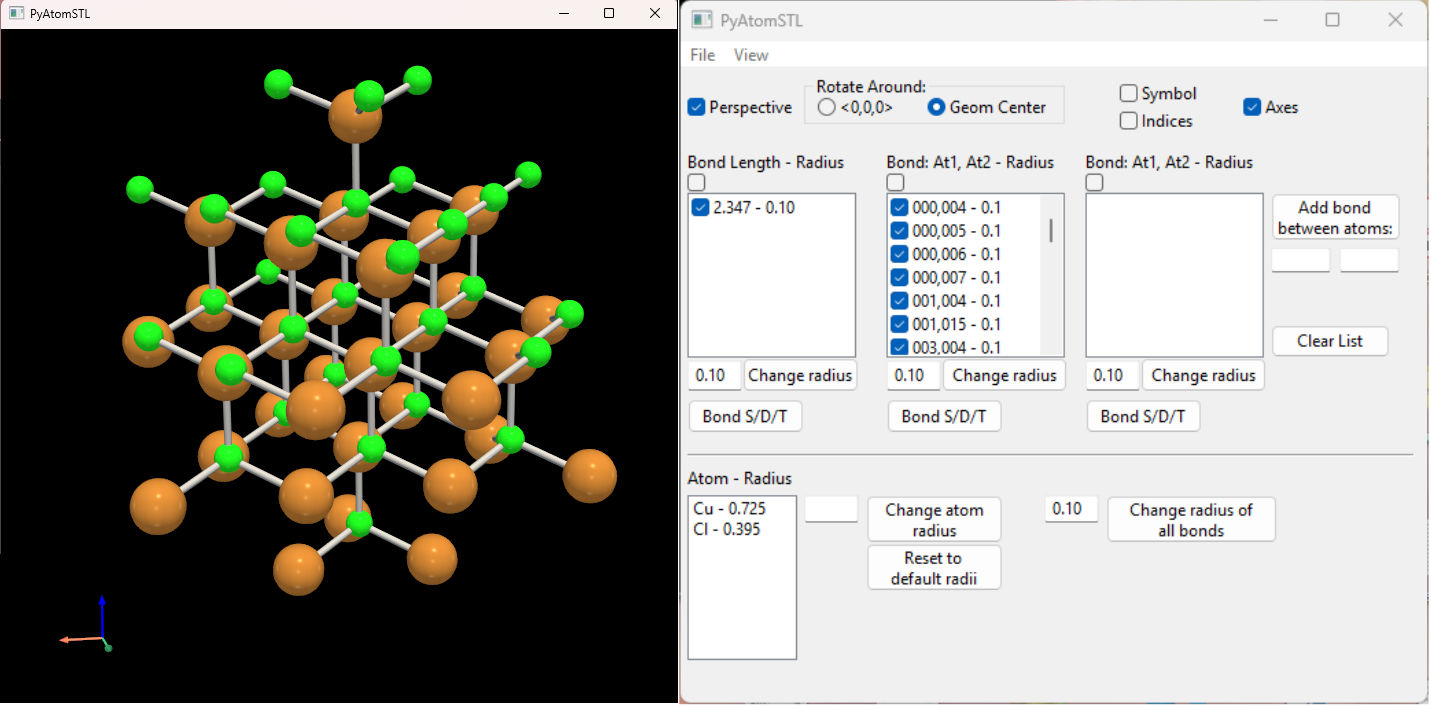

Source code (Python):
import pyvista as pv
from ChemFun import *
import wx
import re as re
import numpy as np
import vtkmodules.vtkRenderingCore as vtk_core
import sys
import os
from Atom_panel import PyAtomSTLFrame

plotter = pv.Plotter(title = 'PyAtomSTL')
plotter.set_background('black')
plotter.enable_lightkit()
plotter.add_axes()

Resolution = 48

REG1 = r'^(\d+),(\d+)\s-\s(\d*\.?\d*)\s*([DT]*)$'
REG2 = r'^([a-zA-Z]+)'+3*r'\s+(\-?\d*\.?\d*e?\-?\d*)'+r'\s*$'
REG3 = r'^(\d*\.?\d*)\s*-\s*(\d*\.?\d*)\s*([DT]*)$'
REG5 = r'^'+3*r'(\-?\d*\.?\d*e?\-?\d*)\s+'+'([A-Z][a-z]*)'
REG6 = r'^(\d+)\s+(\d+)\s+(\d+)'
rgb = (1.0, 1.0, 1.0)

class Atom():
    def __init__(self, ind, sym, pos):
        self.indice = (str(ind)).zfill(3)
        self.simbolo = sym
        self.posicionVis = np.array([float(k) for k in pos])
        self.colorVis = GetColor(sym)
        self.radio = GetRadius(sym) / 2

def ClearPlot(event):
    ui.Ne.Clear()
    DrawBonds(None)

def ChangeView(event):
    plotter.camera.disable_parallel_projection() if ui.View.Value else plotter.camera.enable_parallel_projection()
    
def NewBond(event):
    if ui.T1.Value != ui.T2.Value and str(ui.T1.Value).isdigit() and str(ui.T2.Value).isdigit():
        t = str(ui.T1.Value).zfill(3) + ',' + str(ui.T2.Value).zfill(3)
        t1 = set([str(ui.T1.Value).zfill(3), str(ui.T2.Value).zfill(3)])
        
        k1 = [set((h.split(' - ')[0]).split(',')) for h in ui.En.GetStrings()]
        k2 = [set((h.split(' - ')[0]).split(',')) for h in ui.Ne.GetStrings()]
        if (t1 in k1) or (t1 in k2):
            dlg = wx.MessageDialog(ui.panel, 'That bound is already in the system.', 'PyAtomSTL', wx.OK | wx.ICON_INFORMATION)
            dlg.ShowModal()
            dlg.Destroy()
        else:
            t = t + ' - 0.10'
            ui.Ne.Append(t)
            ui.Ne.SetCheckedStrings([t])
            DrawBonds(None)

def DrawBonds(event):
    if 'enlaces_moleculares' in list(plotter.actors.keys()):
        plotter.remove_actor('enlaces_moleculares',render = False)
    C = []
    for n in [ui.En.GetCheckedStrings(), ui.Ne.GetCheckedStrings()]:
        for z1 in n:
            [e0, e1, r, d] = [f(x) for f, x in zip([int, int, float, str], [re.search(REG1, z1).group(h) for h in range(1, 5)])]
            k1, k2 = Atoms[e0].posicionVis, Atoms[e1].posicionVis
            centro = (k1 + k2) / 2.0
            direccion = k2 - k1
            longitud = np.linalg.norm(direccion)
            
            per = np.array([direccion[2], 0, -direccion[0]])
            if np.linalg.norm(per) != 0:
                per = per / np.linalg.norm(per)
                
            if d == 'D':
                Cil = pv.Cylinder(center=centro + per*1.2*r, direction=direccion, height=longitud, radius=r,resolution=Resolution)
                C.append(Cil.extract_surface(algorithm='dataset_surface'))
                Cil = pv.Cylinder(center=centro - per*1.2*r, direction=direccion, height=longitud, radius=r,resolution=Resolution)
                C.append(Cil.extract_surface(algorithm='dataset_surface'))
            elif d == 'T':
                Cil = pv.Cylinder(center=centro, direction=direccion, height=longitud, radius=r,resolution=Resolution)
                C.append(Cil.extract_surface(algorithm='dataset_surface'))
                Cil = pv.Cylinder(center=centro + per*3.0*r, direction=direccion, height=longitud, radius=r,resolution=Resolution)
                C.append(Cil.extract_surface(algorithm='dataset_surface'))
                Cil = pv.Cylinder(center=centro - per*3.0*r, direction=direccion, height=longitud, radius=r,resolution=Resolution)
                C.append(Cil.extract_surface(algorithm='dataset_surface'))
            else:
                Cil = pv.Cylinder(center=centro, direction=direccion, height=longitud, radius=r,resolution=Resolution)
                C.append(Cil.extract_surface(algorithm='dataset_surface'))
    C = pv.MultiBlock(C)

    plotter.add_mesh(
        C, render = False,color='white',
        smooth_shading=True,
        name='enlaces_moleculares'
    )
    
def UpdatetPAS():
    global Atoms
    DrawBonds(None)

def Repeated():
    k1 = [set((h.split(' - ')[0]).split(',')) for h in ui.En.GetStrings()]
    k2 = [set((h.split(' - ')[0]).split(',')) for h in ui.Ne.GetStrings()]
    R = [i for i, h2 in enumerate(k2) if h2 in k1]
    R.sort(reverse = True)
    return R

def RenderVista():
    global Atoms,esfera,puntos
    fs = 20; fi = 15
    plotter.enable_lightkit()

    posiciones = np.array([a.posicionVis for a in Atoms])
    radios = np.array([a.radio for a in Atoms])
    colores = np.array([a.colorVis for a in Atoms], dtype=np.uint8)

    puntos = pv.PolyData(posiciones)

    puntos['radios']  = radios
    puntos['colores'] = colores

    esfera = pv.Sphere(radius = 1.0, theta_resolution = Resolution, phi_resolution = Resolution)

    glifos_atomos = puntos.glyph(geom  = esfera, scale = 'radios', orient = False, tolerance = 0.0)

    plotter.add_mesh(
        glifos_atomos,
        render = False,
        scalars = 'colores',  
        rgb = True,                  
        smooth_shading = True,       
        ambient = 0.3,
        specular = 0.5,
        name = 'atomos'   
    )

    for a in Atoms:
        pos_simbolo = a.posicionVis + np.array([a.radio * 1.25,  a.radio * 1.25, 0])
        pos_indice =  a.posicionVis + np.array([a.radio * 1.25, -a.radio * 1.25, 0])
        
        sim_texto = vtk_core.vtkBillboardTextActor3D()
        sim_texto.SetInput(a.simbolo)
        sim_texto.SetPosition(pos_simbolo)
        
        texto = vtk_core.vtkBillboardTextActor3D()
        texto.SetInput(str(a.indice))  
        texto.SetPosition(pos_indice)
        
        p_sim = sim_texto.GetTextProperty()
        p_sim.SetFontSize(fs)      
        p_sim.SetColor(1.0, 1.0, 1.0) 
        p_sim.SetJustificationToCentered()  
        p_sim.BoldOn()
        p_sim.ShadowOn()
        
        p_idx = texto.GetTextProperty()
        p_idx.SetFontSize(fi)      
        p_idx.SetColor(1.0, 1.0, 1.0) 
        p_idx.SetJustificationToCentered()  

        plotter.add_actor(sim_texto, name = f'S_{a.indice}_{a.simbolo}',render = False)
        plotter.add_actor(texto, name = f'I_{a.indice}_{a.simbolo}',render = False)

def RenewAtoms():
    global Atoms, esfera, puntos

    radios = np.array([a.radio for a in Atoms])
    puntos['radios'] = radios
    glifos_atomos = puntos.glyph(geom = esfera, scale='radios', orient=False, tolerance=0.0)

    plotter.add_mesh(
        glifos_atomos,
        render = False,
        scalars='colores',
        rgb=True,
        smooth_shading=True,
        ambient=0.3,
        specular=0.5,
        name='atomos'
    )

    for n in list(plotter.actors.keys()):
        if n.startswith('S_') or n.startswith('I_'):
            i = int(n.split('_')[1])
            pos_simbolo = Atoms[i].posicionVis + np.array([Atoms[i].radio * 1.25, Atoms[i].radio * 1.25, 0])
            pos_indice  = Atoms[i].posicionVis + np.array([Atoms[i].radio * 1.25, -Atoms[i].radio * 1.25, 0])

            k = pos_simbolo if n.startswith('S_') else pos_indice
            plotter.actors[n].SetPosition(*k)
        
def Update(SD, Dis, rad_en):
    global CM, muestra, Atoms

    Z = []
    for sd, r, D in zip(SD, rad_en, Dis):
        Enlaces = []
        for i in Atoms:
            for j in Atoms:
                if abs(np.linalg.norm(i.posicionVis - j.posicionVis) - D) < D / 100:
                    Enlaces.append(frozenset([i.indice, j.indice]))
        Enlaces = [list(e) for e in list(set(Enlaces))]
        for e in Enlaces:
            Z.append(str(e[0]) + ',' + str(e[1]) + ' - ' + str(r) + sd)

    Z.sort()
    ui.En.Clear()
    ui.En.Append(Z)
    ui.En.SetCheckedItems(range(len(Z)))

    for r in Repeated(): ui.Ne.Delete(r)

    if muestra:
        CM = np.array([0.0, 0.0, 0.0])
        for a in Atoms:
            CM = CM + a.posicionVis
        CM = CM / len(Atoms)
        plotter.clear()
        RenderVista()
        DrawBonds(None)

def setorigin(event):
    global CM
    plotter.camera.focal_point = [0.0, 0.0, 0.0] if ui.R1.GetValue() else [CM[0], CM[1], CM[2]]
    plotter.render()

def UpdateSelection(event):
    Z = ui.K.GetCheckedStrings()
    K0 = [re.search(REG3, k).group(3) for k in Z]
    K1 = [float(re.search(REG3, k).group(1)) for k in Z]
    K2 = [float(re.search(REG3, k).group(2)) for k in Z]
    Update(K0, K1, K2)
    
def ActLabels(event):
    Ms, Mi = ui.M1.GetValue(), ui.M2.GetValue()
    for n in list(plotter.actors.keys()):
        if n.startswith('S_'): plotter.actors[n].visibility = Ms
        if n.startswith('I_'): plotter.actors[n].visibility = Mi
    plotter.render()  

def ActAxis(event):
    plotter.add_axes() if ui.Ej.GetValue() else plotter.hide_axes()

def Start(name):
    global DisStr, Atoms, muestra
    plotter.render_window.SetWindowName(f'PyAtomSTL - {name}')
    muestra = 0; LA = []
    for a in [a.strip() for a in list(open(name, 'r'))]:
        if re.search(REG2, a):
            res = re.search(REG2, a)
            LA.append([res.group(1), [float(res.group(i)) for i in range(2, 5)]])
    Atoms = [Atom(i, a[0], a[1]) for i, a in enumerate(LA)]
    Distancias = []
    for i in Atoms:
        disT = []
        for j in Atoms:
            if i.indice != j.indice:
                disT.append(round(np.linalg.norm(i.posicionVis - j.posicionVis), 3))
        disT.sort(); mk = disT[0]
        disT = [k for k in disT if k <= 1.5 * mk]
        Distancias.extend(disT)
    Distancias = list(set(Distancias))
    Distancias.sort()
    DisStr = [str(t) + ' - 0.10' for t in Distancias]


def StartMOL(name):
    global DisStr, Atoms, muestra
    plotter.render_window.SetWindowName(f'PyAtomSTL - {name}')
    muestra = 0; LA = []; Emol = []
    A = [a.strip() for a in list(open(name, 'r'))]
    for a in A:
        if re.search(REG5, a):
            res = re.search(REG5, a)
            LA.append([res.group(4), [float(res.group(i)) for i in range(1, 4)]])
        if re.search(REG6, a) and len(LA) != 0:
            res = re.search(REG6, a)
            e1 = str(int(res.group(1)) - 1)
            e2 = str(int(res.group(2)) - 1)
            Emol.append(e1.zfill(3) + ',' + e2.zfill(3) + ' - 0.1 ' + ['', '', 'D', 'T'][int(res.group(3))])
    Atoms = [Atom(i, a[0], a[1]) for i, a in enumerate(LA)]
    Distancias = []
    for i in Atoms:
        disT = []
        for j in Atoms:
            if i.indice != j.indice:
                disT.append(round(np.linalg.norm(i.posicionVis - j.posicionVis), 3))
        disT.sort(); mk = disT[0]
        disT = [k for k in disT if k <= 1.5 * mk]
        Distancias.extend(disT)
    Distancias = list(set(Distancias))
    Distancias.sort()
    DisStr = [str(t) + ' - 0.10' for t in Distancias]
    return Emol

def Depurate():
    global muestra
    R = []; Repetidos = []; K1 = ui.K.GetItems()
    for i, k in enumerate(K1):
        ui.K.SetCheckedItems([i])
        UpdateSelection(None)
        E1 = ui.En.GetItems()
        ya = 0
        for r in R:
            if E1[0] in r:
                Repetidos.append(i)
                ya = 1; break
        if ya == 0: R.append(E1)
    ui.K.Clear()
    for i, k in enumerate(K1):
        if i not in Repetidos: ui.K.Append(k)
    muestra = 1


def STL(nam):

    malla_atomos = plotter.actors['atomos'].mapper.dataset
    malla_enlaces = (
        plotter.actors['enlaces_moleculares']
        .mapper.dataset.combine()
    )

    if malla_atomos is None or malla_enlaces is None:
        dlg = wx.MessageDialog(
            ui.panel,
            'Exporting is not possible',
            'PyAtomSTL',
            wx.OK | wx.ICON_INFORMATION
        )
        dlg.ShowModal()
        dlg.Destroy()
        return

    # Combinar átomos y enlaces
    malla_final = malla_atomos.merge(
        malla_enlaces,
        merge_points=True
    )

    # Extraer la superficie y preparar las caras triangulares
    malla_final = (
        malla_final
        .extract_surface(algorithm='geometry')
        .triangulate()
        .clean()
    )

    # Exportar STL binario con normales recalculadas
    malla_final.save(
        nam,
        binary=True,
        recompute_normals=True
    )

    dlg = wx.MessageDialog(
        ui.panel,
        f'{nam} file ready!!',
        'PyAtomSTL',
        wx.OK | wx.ICON_INFORMATION
    )
    dlg.ShowModal()
    dlg.Destroy()

def STL_1(nam):

    malla_atomos = plotter.actors['atomos'].mapper.dataset
    malla_enlaces = plotter.actors['enlaces_moleculares'].mapper.dataset.combine()

    if malla_atomos and malla_enlaces:
        malla_final = malla_atomos.merge(malla_enlaces).extract_surface(algorithm='dataset_surface')
    else:
        dlg = wx.MessageDialog(ui.panel, 'Exporting is not possible', 'PyAtomSTL', wx.OK | wx.ICON_INFORMATION)
        dlg.ShowModal()
        dlg.Destroy()
        return
    malla_final.save(nam)

    dlg = wx.MessageDialog(ui.panel, f'{nam} file ready!!', 'PyAtomSTL', wx.OK | wx.ICON_INFORMATION)
    dlg.ShowModal()
    dlg.Destroy()

def CRadius(event):
    k = ui.At.GetString(ui.At.GetSelection())
    k = k.split(' - ')
    ui.Ar.Value = k[1]

def CRadiusB(event):
    B_id = event.GetEventObject().GetName()
    k = ui.DicFun1[B_id].GetString(ui.DicFun1[B_id].GetSelection()).replace(' D', '')
    k = k.replace(' T', '')
    k = k.split(' - ')
    ui.DicTxt1[B_id].Value = k[1]

def ActAllBonds(event):
    re_val = ui.RE.Value.strip()
    
    seK = ui.K.GetCheckedItems()
    K1 = [k.split(' - ')[0] + ' - ' + re_val for k in ui.K.GetItems()]
    ui.K.SetItems(K1)
    ui.K.SetCheckedItems(seK)

    seK = ui.En.GetCheckedItems()
    K1 = [k.split(' - ')[0] + ' - ' + re_val for k in ui.En.GetItems()]
    ui.En.SetItems(K1)
    ui.En.SetCheckedItems(seK)

    seK = ui.Ne.GetCheckedItems()
    K1 = [k.split(' - ')[0] + ' - ' + re_val for k in ui.Ne.GetItems()]
    ui.Ne.SetItems(K1)
    ui.Ne.SetCheckedItems(seK)
    
    DrawBonds(None)

def ChangeRadius(event):
    try:
        k = ui.At.GetString(ui.At.GetSelection())
        k = k.split(' - ')
        ui.At.SetString(ui.At.GetSelection(), k[0] + ' - ' + str(float(ui.Ar.Value)))
        for a in Atoms:
            if a.simbolo == k[0]: a.radio = float(ui.Ar.Value)
        RenewAtoms()
    except:
        dlg = wx.MessageDialog(ui.panel, 'You must highlight an entry in the list\nand provide a valid radius.', 'PyAtomSTL', wx.OK | wx.ICON_INFORMATION)
        dlg.ShowModal()
        dlg.Destroy()

def ChangeRadiusE(event):
    global muestra
    try:
        B_id = event.GetEventObject().GetName()
        h = ui.DicFun1[B_id].GetString(ui.DicFun1[B_id].GetSelection())
        dt = (h.strip())[-1] if ('D' in h or 'T' in h) else ''
        k = h.split(' - ')
        ui.DicFun1[B_id].SetString(ui.DicFun1[B_id].GetSelection(), k[0] + ' - ' + str(float(ui.DicTxt1[B_id].Value)) + ' ' + dt) 
        muestra = False
        if B_id == 'CR1': UpdateSelection(None)
        DrawBonds(None)
        muestra = True
    except:
        dlg = wx.MessageDialog(ui.panel, 'You must highlight one entry from the list!', 'PyAtomSTL', wx.OK | wx.ICON_INFORMATION)
        dlg.ShowModal()
        dlg.Destroy()

def DSE(event):
    global muestra
    try:
        B_id = event.GetEventObject().GetName()
        k = ui.DicFun1[B_id].GetString(ui.DicFun1[B_id].GetSelection())
        if 'D' in k:
            ui.DicFun1[B_id].SetString(ui.DicFun1[B_id].GetSelection(), k.replace('D', 'T'))
        elif 'T' in k:
            ui.DicFun1[B_id].SetString(ui.DicFun1[B_id].GetSelection(), k.replace('T', ''))
        else:
            ui.DicFun1[B_id].SetString(ui.DicFun1[B_id].GetSelection(), k + ' D')
        muestra = False
        if B_id == 'CR1': UpdateSelection(None)
        DrawBonds(None)
        muestra = True
    except:
        dlg = wx.MessageDialog(ui.panel, 'You must highlight one entry from the list!', 'PyAtomSTL', wx.OK | wx.ICON_INFORMATION)
        dlg.ShowModal()
        dlg.Destroy()

def STLG(event):
    global path
    #nam = re.search(r'(^[A-Z]:)*(\\.+)*\\(.+)\..+', path).group(3)
    nam = os.path.splitext(os.path.basename(path))[0]
    fileDialog = wx.FileDialog(ui.panel, "Save STL file", wildcard="STL file (*.stl)|*.stl", style=wx.FD_SAVE | wx.FD_OVERWRITE_PROMPT)
    fileDialog.SetFilename(nam)
    if fileDialog.ShowModal() == wx.ID_CANCEL: return
    path = fileDialog.GetPath()
    STL(path)

def XYZR(event):
    global DisStr, path
    fileDialog = wx.FileDialog(ui.panel, "Load XYZ file", wildcard="XYZ file (*.xyz)|*.xyz", style=wx.FD_OPEN | wx.FD_FILE_MUST_EXIST)
    if fileDialog.ShowModal() == wx.ID_CANCEL: return
    ui.RE.Value = '0.10'
    path = fileDialog.GetPath()
    Start(path)
    ui.K.SetItems(DisStr)
    ui.En.SetItems([])
    ui.Ne.SetItems([])
    Depurate()
    ui.K.SetCheckedItems([0])
    RadiiList()
    UpdateSelection(None)
    
def MOLR(event):
    global DisStr, path
    fileDialog = wx.FileDialog(ui.panel, "Load MOL file", wildcard="MOL file (*.mol)|*.mol", style=wx.FD_OPEN | wx.FD_FILE_MUST_EXIST)
    if fileDialog.ShowModal() == wx.ID_CANCEL: return
    ui.RE.Value = '0.10'
    path = fileDialog.GetPath()
    Emol = StartMOL(path)
    ui.K.SetItems(DisStr)
    ui.En.SetItems([])
    Depurate()
    ui.Ne.SetItems(Emol)
    ui.Ne.SetCheckedItems(range(len(ui.Ne.GetStrings())))
    RadiiList()
    UpdateSelection(None)

def RadiiList():
    AtS = []; ui.At.SetItems([])
    for a in Atoms:
        if a.simbolo not in AtS:
            ui.At.Append(a.simbolo + ' - ' + str(a.radio))
            AtS.append(a.simbolo)

def Originals(event):
    for a in Atoms: a.radio = GetRadius(a.simbolo) / 2.0
    RadiiList()
    RenewAtoms()

def LoadPAS(event):
    global path, muestra, Atoms
    fileDialog = wx.FileDialog(ui.panel, "Load PAS file", wildcard='PAS file (*.pas)|*.pas', style=wx.FD_OPEN | wx.FD_FILE_MUST_EXIST)
    if fileDialog.ShowModal() == wx.ID_CANCEL: return
    path = fileDialog.GetPath()
    ui.K.Clear(); ui.En.Clear(); ui.Ne.Clear(); ui.At.Clear()
    Atoms = []
    archivo = list(open(path, 'r'))
    for a in archivo:
        k = a.split(',')
        if k[0] == '@1':
            res = re.search(r'<(\-?\d*\.?\d*e?\-?\d*),\s?(\-?\d*\.?\d*e?\-?\d*),\s?(\-?\d*\.?\d*e?\-?\d*)', a)
            r1, r2, r3 = float(res.group(1)), float(res.group(2)), float(res.group(3))
            Atoms.append(Atom(int(k[1]), k[2], [r1, r2, r3]))
        if k[0] == '@2':
            ui.At.Append(k[1] + ' - ' + k[2])
            for atom in Atoms:
                if atom.simbolo == k[1]: atom.radio = float(k[2])
        if k[0] == '@3':
            ui.K.Append(k[1] + ' - ' + k[2] + k[3])
        if k[0] == '@4':
            res = re.search(r'\((.*)\)', k[1])
            ui.K.SetCheckedItems([int(h) for h in res.group(1).split()])
        if k[0] == '@5':
            ui.En.Append(k[1].zfill(3) + ',' + k[2].zfill(3) + ' - ' + k[3] + ' ' + k[4])
        if k[0] == '@6':
            res = re.search(r'\((.*)\)', k[1])
            ui.En.SetCheckedItems([int(h) for h in res.group(1).split()])
        if k[0] == '@7':
            ui.Ne.Append(k[1].zfill(3) + ',' + k[2].zfill(3) + ' - ' + k[3] + ' ' + k[4])
        if k[0] == '@8':
            res = re.search(r'\((.*)\)', k[1])
            ui.Ne.SetCheckedItems([int(h) for h in res.group(1).split()])
    UpdatetPAS()
    ui.K.Enabled = True

def SavePAS(event):
    global path
    #nam = re.search(r'(^[A-Z]:)*(\\.+)*\\(.+)\..+', path).group(3)
    nam = os.path.splitext(os.path.basename(path))[0]
    fileDialog = wx.FileDialog(ui.panel, "Save PAS file", wildcard="PAS file (*.pas)|*.pas", style=wx.FD_SAVE | wx.FD_OVERWRITE_PROMPT)
    fileDialog.SetFilename(nam)
    if fileDialog.ShowModal() == wx.ID_CANCEL: return
    path = fileDialog.GetPath()
    salva = open(path, 'w')
    for a in Atoms:
        pos_str = f"<{a.posicionVis[0]},{a.posicionVis[1]},{a.posicionVis[2]}>"
        salva.write('@1,' + a.indice + ',' + a.simbolo + ',' + pos_str + '\n')
    for a in ui.At.GetItems():
        k = a.split(' - '); salva.write('@2,' + k[0] + ',' + k[1].strip() + '\n')
    for a in ui.K.GetItems():
        dt = (a.strip())[-1] if ('D' in a or 'T' in a) else ''
        k = a.split(' - '); salva.write('@3,' + k[0] + ',' + k[1].strip() + ',' + dt + '\n')
    salva.write('@4,' + str(ui.K.GetCheckedItems()).replace(',', '') + '\n')
    for a in ui.En.GetItems():
        dt = (a.strip())[-1] if ('D' in a or 'T' in a) else ''
        a = a.replace('D', ''); a = a.replace('T', '')
        k = a.split(' - ')
        salva.write('@5,' + k[0] + ',' + k[1] + ',' + dt + '\n')
    salva.write('@6,' + str(ui.En.GetCheckedItems()).replace(',', '') + '\n')
    for a in ui.Ne.GetItems():
        dt = (a.strip())[-1] if ('D' in a or 'T' in a) else ''
        a = a.replace('D', ''); a = a.replace('T', '')
        k = a.split(' - ')
        salva.write('@7,' + k[0] + ',' + k[1].strip() + ',' + dt + '\n')
    salva.write('@8,' + str(ui.Ne.GetCheckedItems()).replace(',', '') + '\n')
    salva.close()

def SelAll(event):
    B_id = event.GetEventObject().GetName()
    ui.DicFun1[B_id].SetCheckedItems(range(len(ui.DicFun1[B_id].GetItems())) if ui.DicTxt[B_id].GetValue() else [])
    if B_id == 'CR1':
        UpdateSelection(None)
    else:
        DrawBonds(None)

def Back(event):
    global rgb
    data = wx.ColourData()
    data.SetChooseFull(True)      
    data.SetColour(wx.Colour(0, 0, 0))
    dialog = wx.ColourDialog(ui.panel, data)
    if dialog.ShowModal() == wx.ID_OK:
        color = dialog.GetColourData().GetColour()
        rgb = (color.Red()/255.0, color.Green()/255.0, color.Blue()/255.0)
        dialog.Destroy()
        plotter.set_background(rgb)
        plotter.render()

def Anaglyph(event):
    global rgb
    if plotter.render_window.GetStereoRender():
        plotter.set_background(rgb)
        plotter.disable_stereo_render()
    else:
        rgb = plotter.renderer.background_color
        plotter.set_background((1.0, 1.0, 1.0))
        plotter.enable_stereo_render()

    plotter.render()

def SPNG(event):
    global path
    nam = os.path.splitext(os.path.basename(path))[0]
    fileDialog = wx.FileDialog(ui.panel, "Export PNG Image", wildcard="png file (*.png)|*.png", style=wx.FD_SAVE | wx.FD_OVERWRITE_PROMPT)
    fileDialog.SetFilename(nam)
    if fileDialog.ShowModal() == wx.ID_CANCEL: return
    path = fileDialog.GetPath()
    original_size = plotter.window_size
    plotter.window_size = (1920, 1080); plotter.render()
    plotter.screenshot(path)
    plotter.window_size = original_size;plotter.render()

app = wx.App()

path = r'\CuCl.xyz'

try:
    Start(path[1:])
except FileNotFoundError:
    DisStr = []
    Atoms = []

ui = PyAtomSTLFrame(main_app=sys.modules[__name__])
ui.crear_diccionarios()

RadiiList()
Depurate()
ui.K.SetCheckedItems([0])
UpdateSelection(None)

ui.Show()
panel_x, panel_y = ui.GetPosition()
panel_width, panel_height = ui.GetSize()

plotter.render_window.SetPosition(panel_x + panel_width + 15, panel_y)
plotter.show(interactive=True)
app.MainLoop()
